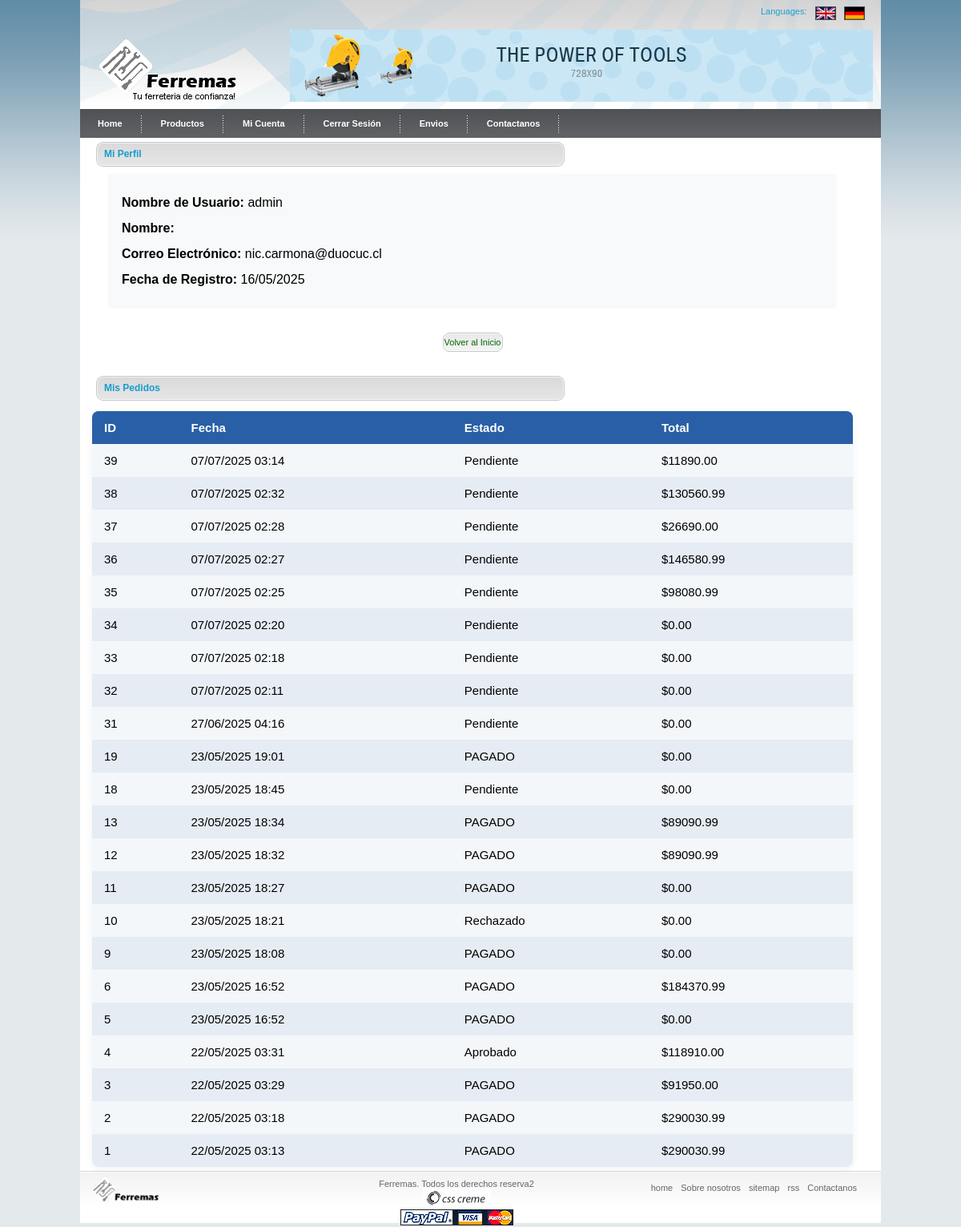
Before: /profile/ (signed in) with the older database file.
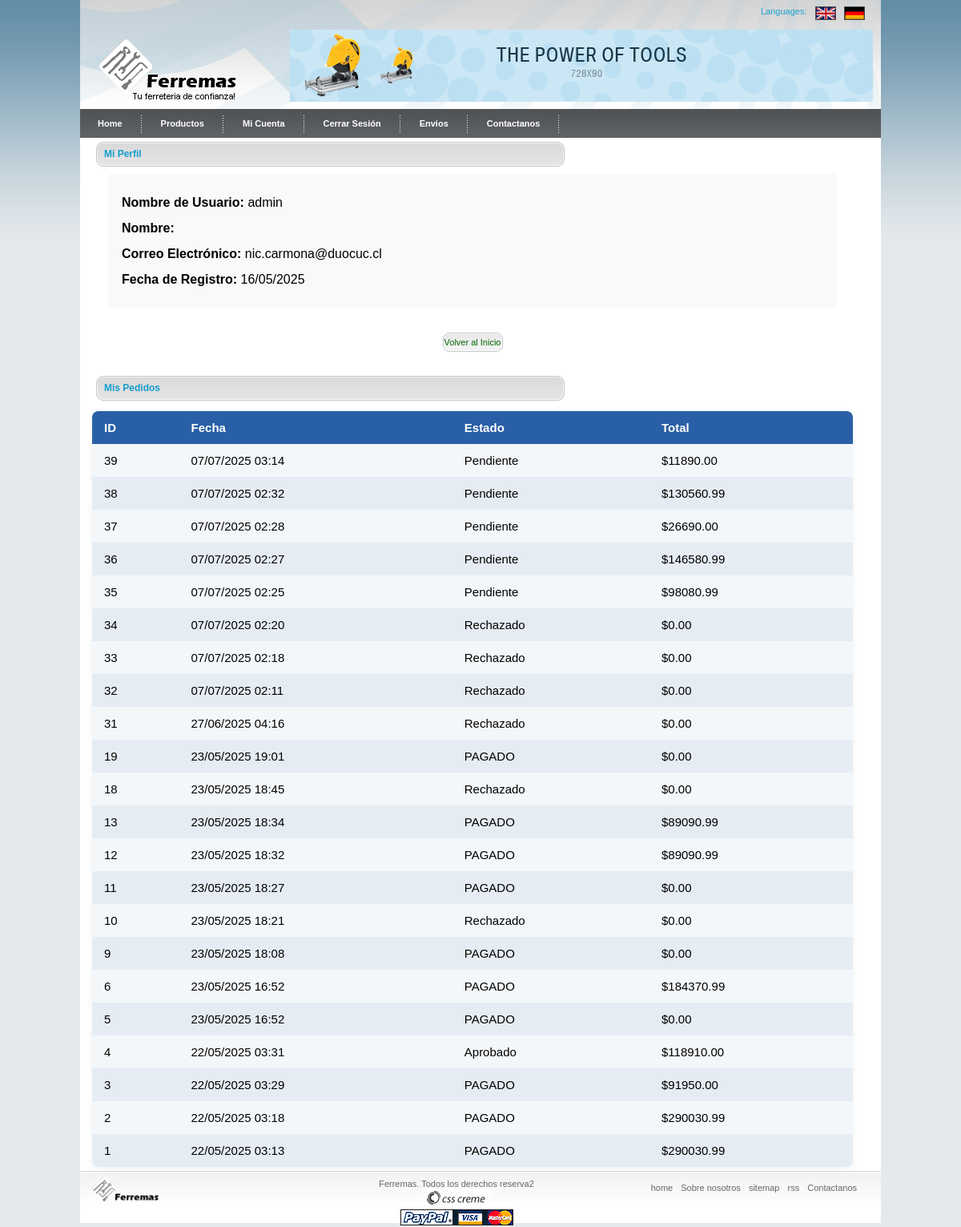
After: the same page with the newer database file.
### pedidos/models.py (models this page shows)
class Pedido(models.Model):
    usuario = models.ForeignKey(settings.AUTH_USER_MODEL, on_delete=models.CASCADE)
    fecha = models.DateTimeField(auto_now_add=True)
    estado = models.CharField(max_length=20, default='pendiente')  # pendiente, pagado, enviado, entregado, etc.
    total = models.DecimalField(max_digits=12, decimal_places=2, default=0)
    metodo_pago = models.CharField(max_length=20, default='manual')
    datos_pago = models.JSONField(null=True, blank=True)  # para guardar respuesta paypal
    tipo_entrega = models.CharField(
        max_length=20,
        choices=[('retiro', 'Retiro en tienda'), ('despacho', 'Despacho a domicilio')],
        default='retiro'
    )
    direccion_entrega = models.CharField(max_length=255, blank=True, null=True)
    sucursal_retiro = models.CharField(max_length=100, blank=True, null=True)

### core/views.py (the view)
# urls.py: path('profile/', views.profile, name='profile'),
@login_required
def profile(request):
    pedidos_usuario = Pedido.objects.filter(usuario=request.user).order_by('-fecha')
    return render(request, 'profile.html', {
        'user': request.user,
        'pedidos': pedidos_usuario
    })

### core/context_processors.py (called while the page is built)
def carrito_context(request):
    carrito = request.session.get('carrito', {})
    productos_dict = {str(p.id): p for p in Producto.objects.all()}
    total = 0
    total_productos = 0
    for pid, cantidad in carrito.items():
        prod = productos_dict.get(str(pid))
        if prod:
            total += prod.precio * cantidad
            total_productos += cantidad
    return {
        'carrito': carrito,
        'productos_dict': productos_dict,
        'total_carrito': total,
        'total_productos': total_productos,
    }

### core/templates/profile.html (shortened to what this page needs)
{% load static %}
<!DOCTYPE html>
<html xmlns="http://www.w3.org/1999/xhtml">
<head>
  <link rel="stylesheet" type="text/css" href="{% static 'css/style.css' %}" />
  <link rel="stylesheet" type="text/css" href="{% static 'css/forms.css' %}" />
</head>
<body>
  <div id="main_container">
    {% include "partials/header.html" %}
    {% include "partials/menu_tab.html" %}
    <div id="main_content">
      <div class="center_content" style="width: 950px;">
        <div class="center_title_bar">Mi Perfil</div>
        <div>
          <div class="profile-info">
            <div class="profile-details">
              <p><strong>Nombre de Usuario:</strong> {{ user.username }}</p>
              <p><strong>Nombre:</strong> {{ user.first_name }} {{ user.last_name }}</p>
              <p><strong>Correo Electrónico:</strong> {{ user.email }}</p>
              <p><strong>Fecha de Registro:</strong> {{ user.date_joined|date:"d/m/Y" }}</p>
            </div>
            <div class="profile-actions">
              <a href="{% url 'index' %}" class="prod_buy">Volver al Inicio</a>
            </div>
          </div>
        </div>
        <div class="profile-orders">
        <div class="center_title_bar">Mis Pedidos</div>
        <br><br>
      {% if pedidos %}
      <table>
        <tr>
          <th>ID</th>
          <th>Fecha</th>
          <th>Estado</th>
          <th>Total</th>
        </tr>
        {% for pedido in pedidos %}
        <tr>
          <td>{{ pedido.id }}</td>
          <td>{{ pedido.fecha|date:"d/m/Y H:i" }}</td>
          <td>{{ pedido.estado }}</td>
          <td>${{ pedido.total }}</td>
        </tr>
        {% endfor %}
      </table>
      {% else %}
      <p>No tienes pedidos aún.</p>
      {% endif %}
    </div>
      </div>
    </div>
    <div class="footer">
      <div class="left_footer"> <img src="{% static 'images/footer_logo2.png' %}" alt="" width="89" height="42" />
      </div>
      <div class="center_footer">Ferremas. Todos los derechos reserva2<br />
        <a href="http://csscreme.com"><img src="{% static 'images/csscreme.jpg' %}" alt="csscreme" title="csscreme"
            border="0" /></a><br />
        <img src="{% static 'images/payment.gif' %}" alt="" />
      </div>
      <div class="right_footer"> <a href="#">home</a> <a href="#">Sobre nosotros</a> <a href="#">sitemap</a> <a
          href="#">rss</a> <a href="#">Contactanos</a> </div>
    </div>
  </div>
</body>
</html>

Changed rows visible on the page:
changed Pedido id 34: estado "Pendiente" → "Rechazado"
changed Pedido id 33: estado "Pendiente" → "Rechazado"
changed Pedido id 32: estado "Pendiente" → "Rechazado"
changed Pedido id 31: estado "Pendiente" → "Rechazado"
changed Pedido id 18: estado "Pendiente" → "Rechazado"
